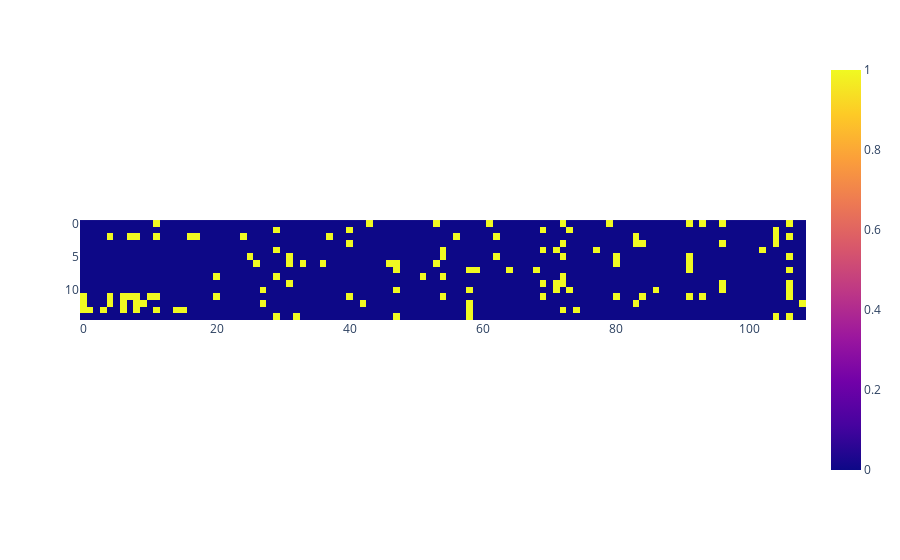

Notebook code cell kept with this figure:
### Code cell
import plotly.express as px

px.imshow(test_batch)

### Figure 1 — Plotly figure (JSON) as saved in the notebook; plotly's stock layout.template omitted (floating-point values rounded to 4 significant figures; data arrays with more than 128 entries replaced by an {"elided": "..."} marker saying what was removed)
{"data": [{"coloraxis": "coloraxis", "hovertemplate": "x: %{x}<br>y: %{y}<br>color: %{z}<extra></extra>", "name": "0", "type": "heatmap", "xaxis": "x", "yaxis": "y", "z": {"elided": "15x109 int values"}}], "layout": {"coloraxis": {"colorscale": [[0, "#0d0887"], [0.1111, "#46039f"], [0.2222, "#7201a8"], [0.3333, "#9c179e"], [0.4444, "#bd3786"], [0.5556, "#d8576b"], [0.6667, "#ed7953"], [0.7778, "#fb9f3a"], [0.8889, "#fdca26"], [1, "#f0f921"]]}, "margin": {"t": 60}, "xaxis": {"anchor": "y", "constrain": "domain", "domain": [0, 1], "scaleanchor": "y"}, "yaxis": {"anchor": "x", "autorange": "reversed", "constrain": "domain", "domain": [0, 1]}}}
